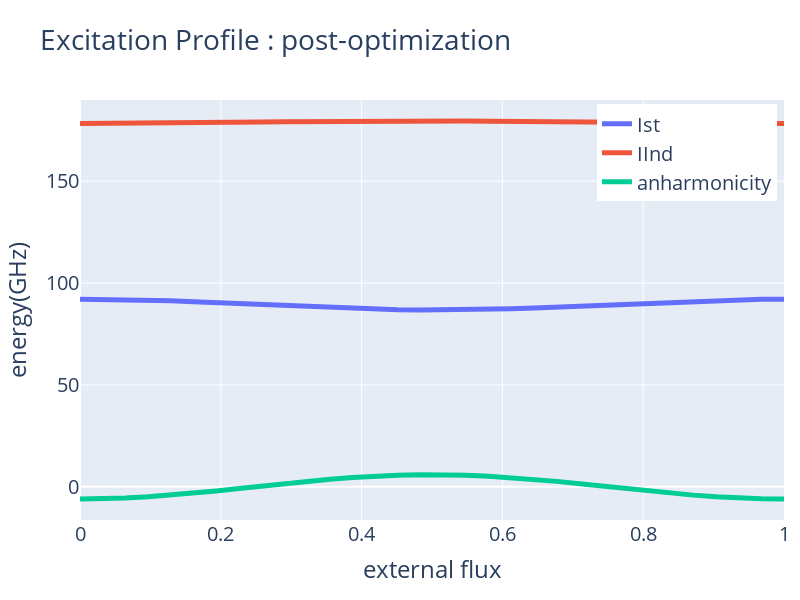

The code cell stored with this chart in its notebook:
### Code cell
plotCompare(flux_range,{'Ist':post_Ex[0],'IInd':post_Ex[1],'anharmonicity':post_Ex[1]-2*post_Ex[0]},
            'Excitation Profile : post-optimization','external flux','energy(GHz)',export='pdf',size=(600,800))
